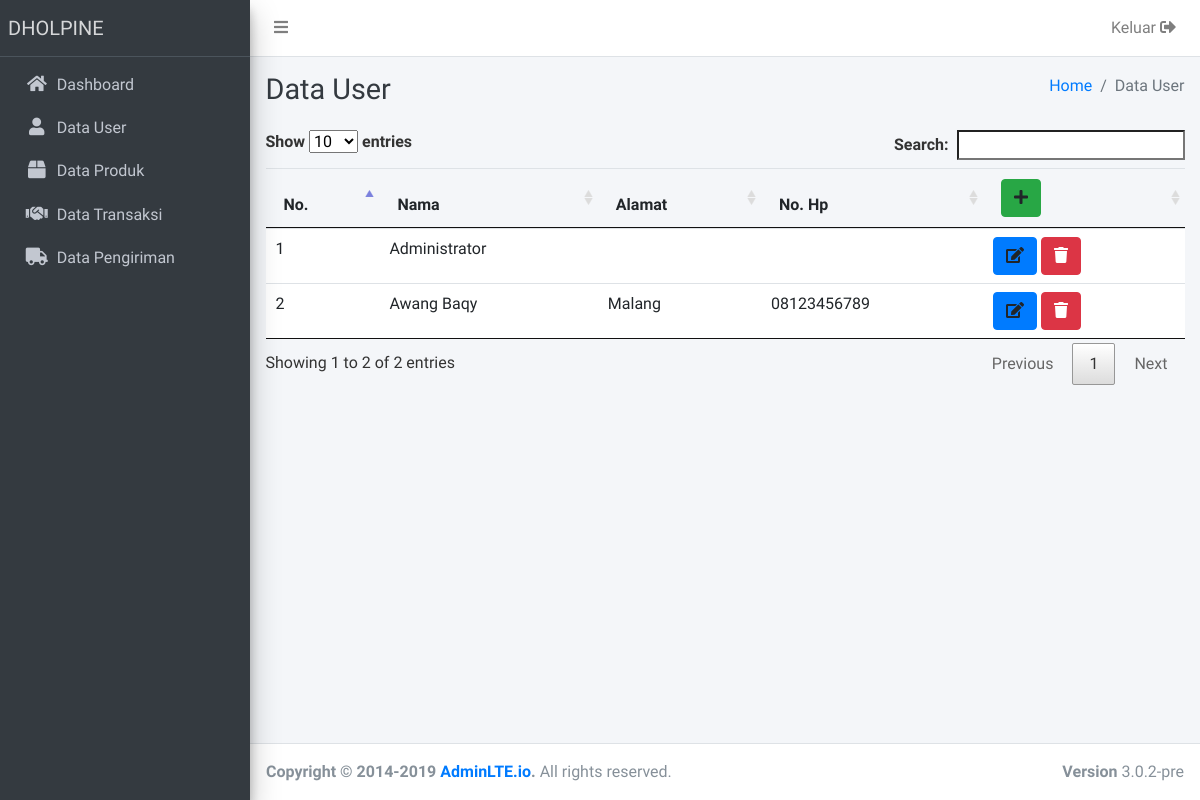
The page /index.php/user on the database as committed earlier.
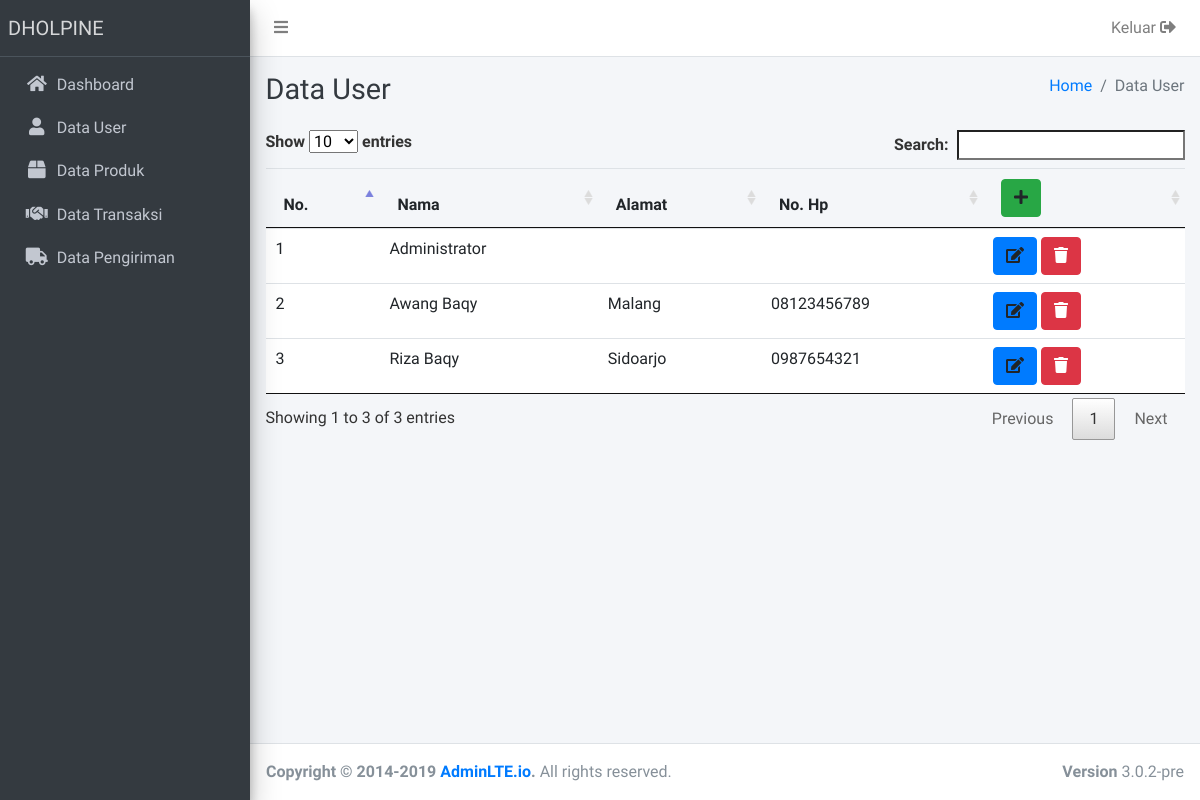
The same page on the database as committed later.
### tables this page shows
CREATE TABLE `user` (
  `id_user` int(11) NOT NULL,
  `email` varchar(100) NOT NULL,
  `password` varchar(256) NOT NULL,
  `nama` varchar(30) NOT NULL,
  `alamat` varchar(256) NOT NULL,
  `no_hp` varchar(15) NOT NULL,
  `level` varchar(5) NOT NULL
);

### application/controllers/User.php (called while the page is built, shortened)
<?php
class User extends CI_Controller {
    public function index()
    {
        $data['user'] = $this->User_model->select();
        $this->load->view('admin/user', $data);
    }
}
?>

### index.php (called while the page is built, shortened)
<?php
require_once BASEPATH.'core/CodeIgniter.php';

### application/models/User_model.php (called while the page is built, shortened)
<?php
class User_model extends CI_Model
{
    public function select()
    {
        return $this->db->get('user')->result();
    }
}
?>

### application/views/admin/user.php (the view, shortened to what this page needs)
<!DOCTYPE html>
<html>
<head>
    <?php include('header.php') ?>
</head>
<body class="hold-transition sidebar-mini layout-fixed">
    <div class="wrapper">
        <?php include('navbar.php') ?>
        <?php include('sidebar.php') ?>
        <div class="content-wrapper">
            <div class="content-header">
                <div class="container-fluid">
                    <div class="row mb-2">
                        <div class="col-sm-6">
                            <h1 class="m-0 text-dark">Data User</h1>
                        </div>
                        <div class="col-sm-6">
                            <ol class="breadcrumb float-sm-right">
                                <li class="breadcrumb-item"><a href="<?= site_url('admin/') ?>">Home</a></li>
                                <li class="breadcrumb-item active">Data User</li>
                            </ol>
                        </div>
                    </div>
                </div>
            </div>
           <section class="content">
                <div class="container-fluid">
                    <table class="table" id="myTable">
                        <thead>
                            <tr>
                                <th>No.</th>
                                <th>Nama</th>
                                <th>Alamat</th>
                                <th>No. Hp</th>
                                <th><a data-toggle="modal" data-target="#modal_tambah" class="btn btn-success"><i class="fa fa-plus"></i></a></th>
                            </tr>
                        </thead>
                        <tbody>
                            <?php $no = 0;
                            foreach ($user as $u) {
                                $no++; ?>
                                <tr>
                                    <td><?= $no ?></td>
                                    <td><?= $u->nama ?></td>
                                    <td><?= $u->alamat ?></td>
                                    <td><?= $u->no_hp ?></td>
                                    <td>
                                        <a data-toggle="modal" data-target="#modal_edit<?= $u->id_user ?>" class="btn btn-primary"><i class="fa fa-edit"></i></a>
                                        <a href="<?= site_url('user/hapus/' . $u->id_user) ?>" class="btn btn-danger" onclick="return confirm('Hapus User?')"><i class="fa fa-trash"></i></a>
                                    </td>
                                </tr>
                            <?php } ?>
                        </tbody>
                    </table>
                </div>
            </section>
        </div>
    </div>
    <?php include('footer.php') ?>
</body>
</html>

### application/views/admin/header.php (shortened to what this page needs)
<link rel="stylesheet" href="<?= base_url('assets/admin/')?>plugins/fontawesome-free/css/all.min.css">
<link rel="stylesheet" href="https://code.ionicframework.com/ionicons/2.0.1/css/ionicons.min.css">
<link rel="stylesheet" href="<?= base_url('assets/admin/')?>plugins/tempusdominus-bootstrap-4/css/tempusdominus-bootstrap-4.min.css">
<link rel="stylesheet" href="<?= base_url('assets/admin/')?>plugins/icheck-bootstrap/icheck-bootstrap.min.css">
<link rel="stylesheet" href="<?= base_url('assets/admin/')?>plugins/jqvmap/jqvmap.min.css">
<link rel="stylesheet" href="<?= base_url('assets/admin/')?>dist/css/adminlte.min.css">
<link rel="stylesheet" href="<?= base_url('assets/admin/')?>plugins/overlayScrollbars/css/OverlayScrollbars.min.css">
<link rel="stylesheet" href="<?= base_url('assets/admin/')?>plugins/daterangepicker/daterangepicker.css">
<link rel="stylesheet" href="<?= base_url('assets/admin/')?>plugins/summernote/summernote-bs4.css">
<link rel="stylesheet" type="text/css" href="<?= base_url('assets/')?>DataTables/datatables.min.css"/>

### application/views/admin/navbar.php
<nav class="main-header navbar navbar-expand navbar-white navbar-light">
    <ul class="navbar-nav">
        <li class="nav-item">
            <a class="nav-link" data-widget="pushmenu" href="#"><i class="fas fa-bars"></i></a>
        </li>
    </ul>
    <ul class="navbar-nav ml-auto">
        <li class="nav-item d-none d-sm-inline-block">
            <a href="<?= site_url('home/logout') ?>" class="nav-link">Keluar <i class="fas fa-sign-out-alt"></i></a>
        </li>
    </ul>
</nav>

### application/views/admin/sidebar.php
<aside class="main-sidebar sidebar-dark-primary elevation-4">
    <a href="<?= site_url() ?>" class="brand-link">
        <span class="brand-text font-weight-light">DHOLPINE</span>
    </a>
    <div class="sidebar">
        <nav class="mt-2">
            <ul class="nav nav-pills nav-sidebar flex-column" data-widget="treeview" role="menu" data-accordion="false">
                <li class="nav-item">
                    <a href="<?= site_url('admin/') ?>" class="nav-link">
                        <i class="nav-icon fa fa-home fa-fw"></i>
                        <p>
                            Dashboard
                        </p>
                    </a>
                </li>
                <li class="nav-item">
                    <a href="<?= site_url('user') ?>" class="nav-link">
                        <i class="nav-icon fas fa-user"></i>
                        <p>
                            Data User
                        </p>
                    </a>
                </li>
                <li class="nav-item">
                    <a href="<?= site_url('admin/produk') ?>" class="nav-link">
                        <i class="nav-icon fas fa-box"></i>
                        <p>
                            Data Produk
                        </p>
                    </a>
                </li>
                <li class="nav-item">
                    <a href="<?= site_url('admin/transaksi') ?>" class="nav-link">
                        <i class="nav-icon fas fa-handshake"></i>
                        <p>
                            Data Transaksi
                        </p>
                    </a>
                </li>
                <li class="nav-item">
                    <a href="<?= site_url('admin/pengiriman') ?>" class="nav-link">
                        <i class="nav-icon fas fa-truck"></i>
                        <p>
                            Data Pengiriman
                        </p>
                    </a>
                </li>
            </ul>
        </nav>
    </div>
</aside>

### application/views/admin/footer.php (shortened to what this page needs)
<footer class="main-footer">
    <strong>Copyright &copy; 2014-2019 <a href="http://adminlte.io">AdminLTE.io</a>.</strong>
    All rights reserved.
    <div class="float-right d-none d-sm-inline-block">
        <b>Version</b> 3.0.2-pre
    </div>
</footer>

Rows that differ between the two databases and show on the page:
added user: nama "Riza Baqy", alamat "Sidoarjo", no_hp "0987654321"
Other text that changed with them:
text written by a page script: "Show entries Search: Showing 1 to 2 of 2 entries Previous 1 Next" → "Show entries Search: Showing 1 to 3 of 3 entries Previous 1 Next"
